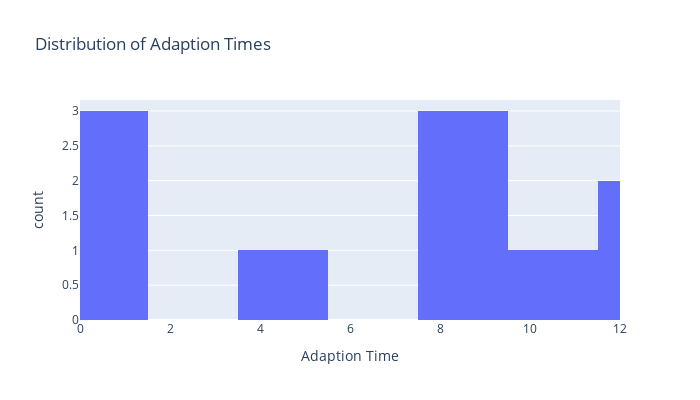

The cell this chart's notebook holds for it:
### Code cell
adapt_hist_fig.update_layout(width=700, height=400)

### Figure 1 — Plotly figure (JSON) as saved in the notebook; plotly's stock layout.template omitted (floating-point values rounded to 4 significant figures)
{"data": [{"alignmentgroup": "True", "bingroup": "x", "hovertemplate": "Adaption Time=%{x}<br>count=%{y}<extra></extra>", "legendgroup": "", "marker": {"color": "#636efa", "pattern": {"shape": ""}}, "name": "", "nbinsx": 10, "offsetgroup": "", "orientation": "v", "showlegend": false, "type": "histogram", "x": [4, 8, 0, 12, 0, 9, 0, 11, 12, 9], "xaxis": "x", "yaxis": "y"}], "layout": {"barmode": "relative", "height": 400, "legend": {"tracegroupgap": 0}, "title": {"text": "Distribution of Adaption Times"}, "width": 700, "xaxis": {"anchor": "y", "domain": [0, 1], "range": [0, 12], "title": {"text": "Adaption Time"}}, "yaxis": {"anchor": "x", "domain": [0, 1], "title": {"text": "count"}}}}
